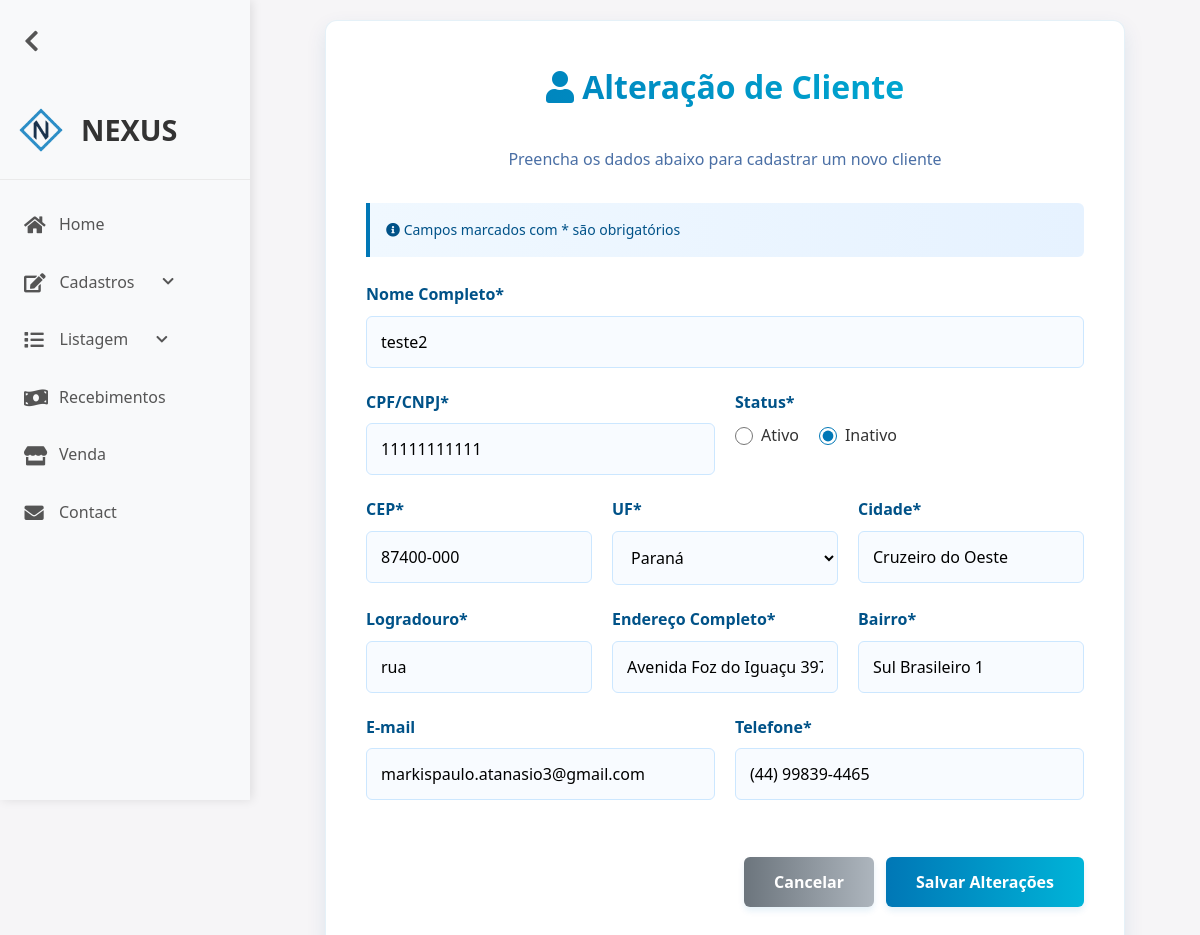
Page /cliente-alterar.php?codigo=3 (signed in) on the earlier database version.
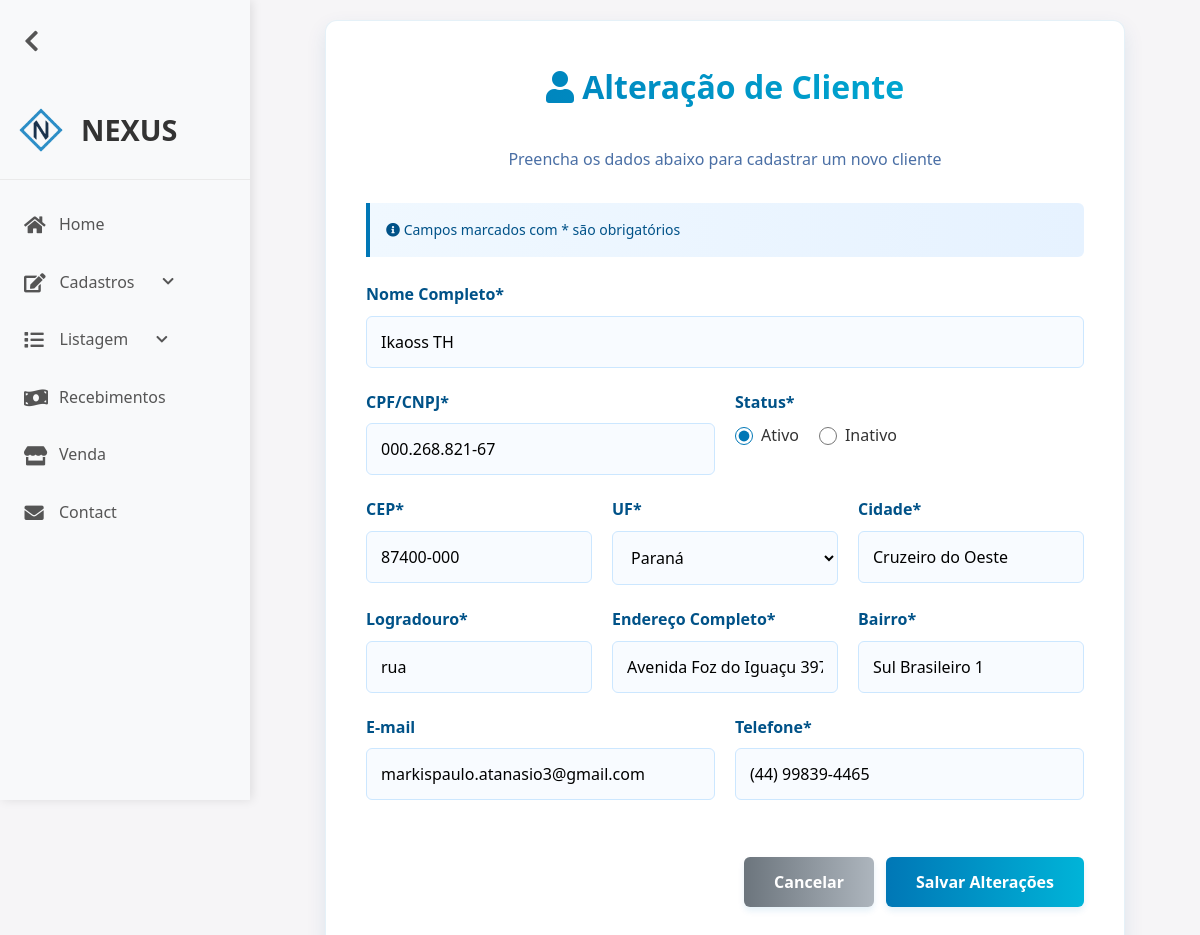
Same page on the later database version.
### tables this page shows
CREATE TABLE `cliente` (
  `codigo` int(11) NOT NULL,
  `status` tinyint(1) NOT NULL DEFAULT 1,
  `cpf_cnpj` varchar(20) NOT NULL,
  `nome` varchar(100) NOT NULL,
  `logradouro` varchar(45) NOT NULL,
  `endereco` varchar(100) NOT NULL,
  `cep` varchar(45) NOT NULL,
  `bairro` varchar(60) NOT NULL,
  `cidade` varchar(50) NOT NULL,
  `uf` varchar(2) NOT NULL,
  `telefone` varchar(20) NOT NULL,
  `email` varchar(254) DEFAULT NULL
);

### cliente-Alterar.php (the view, shortened to what the changed rows need)
<?php
require_once("conexao.php");
$sql = "SELECT * FROM cliente WHERE codigo = " . $_GET['codigo'];
$resultado = mysqli_query($conexao, $sql);
$linha = mysqli_fetch_array($resultado);
?>
<!DOCTYPE html>
<html lang="pt-BR">
<head>
    <link rel="stylesheet" href="https://cdnjs.cloudflare.com/ajax/libs/font-awesome/5.15.3/css/all.min.css">
    <link rel="stylesheet" href="assets/css/header.css">
    <link rel="stylesheet" href="assets/css/formCadastro.css">
    <link rel="stylesheet" href="assets/css/reset.css">
</head>
<body>
    <div class="container">
        <div class="form-header">
            <h1><i class="fas fa-thin fa-user"></i> Alteração de Cliente</h1>
        </div>
        <form method="POST"  id="form" data-validate>
            <div class="form-group">
                <label for="nome">Nome Completo*</label>
                <input type="text" id="nome" name="nome" placeholder="Digite o nome completo"
                    value="<?= $linha['nome'] ?>" required>
            </div>
            <div class="form-row">
                <div class="form-group">
                    <label for="cpf">CPF/CNPJ*</label>
                    <input type="text" name="cpf_cnpj" id="cpf_cnpj" data-mask="cpf-cnpj" placeholder="000.000.000-00 / 00.000.000/0000-00" maxlength="18" minlength="14" value="<?= $linha['cpf_cnpj'] ?>"
                        required>
                </div>
                <div class="form-group">
                    <div class="radio-group">
                        <div class="radio-option">
                            <input type="radio" id="status-ativo" name="status" value="1" <?= $linha['status'] == 1 ? 'checked' : '' ?>>
                            <label for="status-ativo">Ativo</label>
                        </div>
                        <div class="radio-option">
                            <input type="radio" id="status-inativo" name="status" value="0" <?= $linha['status'] == 0 ? 'checked' : '' ?>>
                            <label for="status-inativo">Inativo</label>
                        </div>
                    </div>
                </div>
            </div>
            <div class="form-row">
                <div class="form-group">
                    <label for="cep">CEP*</label>
                    <input type="text" name="cep" id="cep" data-mask="cep" placeholder="00000-000" value="<?= $linha['cep'] ?>"
                        required>
                </div>
                <div class="form-group">
                    <label for="uf">UF*</label>
                    <select id="uf" name="uf" required>
                        <option value="PR" <?= ($linha['uf'] == 'PR') ? 'selected' : '' ?>>Paraná</option>
                    </select>
                </div>
                <div class="form-group">
                    <label for="cidade">Cidade*</label>
                    <input type="text" name="cidade" id="cidade" placeholder="Nome da cidade"
                        value="<?= $linha['cidade'] ?>" required>
                </div>
            </div>
            <div class="form-row">
                <div class="form-group">
                    <label for="logradouro">Logradouro*</label>
                    <input type="text" name="logradouro" id="logradouro" placeholder="Rua, número, complemento"
                        value="<?= $linha['logradouro'] ?>" required>
                </div>
                <div class="form-group">
                    <label for="endereco">Endereço Completo*</label>
                    <input type="text" name="endereco" id="endereco" placeholder="Rua/Avenida/Praça"
                        value="<?= $linha['endereco'] ?>" required>
                </div>
                <div class="form-group">
                    <label for="bairro">Bairro*</label>
                    <input type="text" name="bairro" id="bairro" placeholder="Bairro...."
                        value="<?= $linha['bairro'] ?>" required>
                </div>
            </div>
            <div class="form-row">
                <div class="form-group">
                    <label for="email">E-mail</label>
                    <input type="email" name="email" id="email" placeholder="exemplo@email.com"
                        value="<?= $linha['email'] ?>">
                </div>
                <div class="form-group">
                    <label for="telefone">Telefone*</label>
                    <input type="tel" name="telefone" data-mask="tel" id="telefone" placeholder="(00) 00000-0000"
                        value="<?= $linha['telefone'] ?>" required>
                </div>
            </div>
        </form>
    </div>
</body>
</html>

Differences in the rows shown:
changed cliente "Paraná": nome "teste2" → "Ikaoss TH"; cpf_cnpj "11111111111" → "000.268.821-67"; status "☐ Ativo" → "☑ Ativo"; status "☑ Inativo" → "☐ Inativo"
